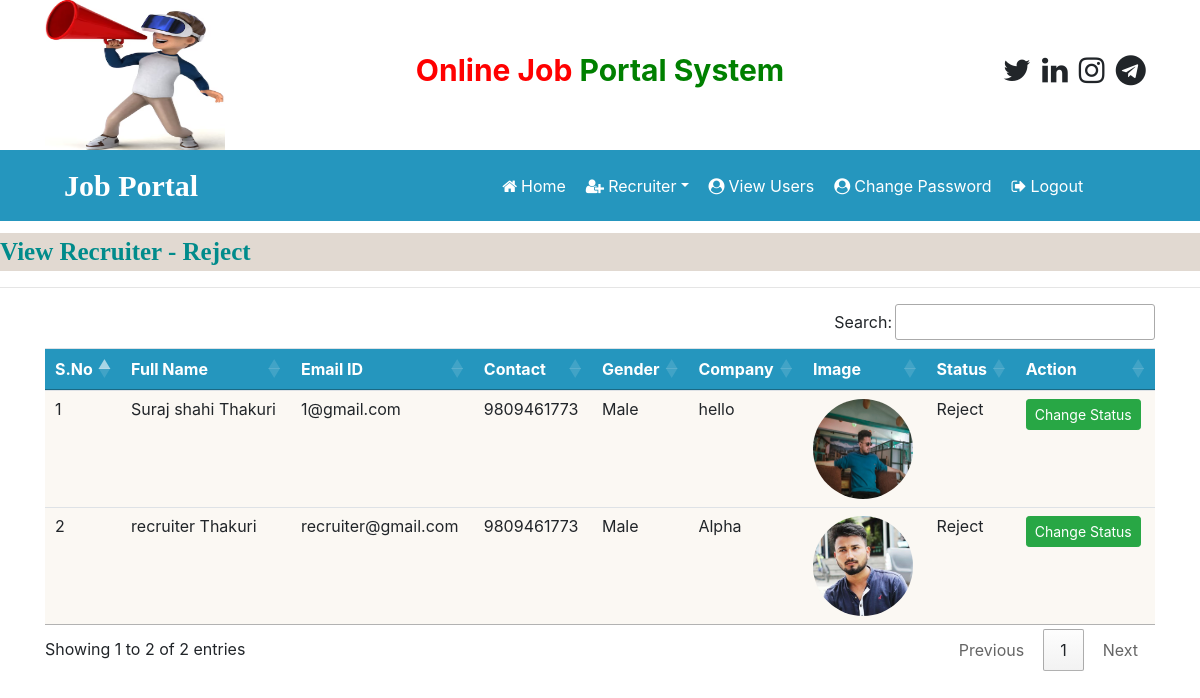
Page /recruiter_rejected (signed in) on the committed database.
### job/models.py (models this page shows, shortened)
class Recruiter(models.Model):
    user = models.ForeignKey(User, on_delete=models.CASCADE)
    mobile = models.CharField(max_length=15,null=True)
    image = models.FileField(null=True)
    gender = models.CharField(max_length=15,null=True)
    company = models.CharField(max_length=100,null=True)
    type = models.CharField(max_length=15,null=True)
    status = models.CharField(max_length=20,null=True)

### job/views.py (the view)
# urls.py: path('recruiter_rejected',recruiter_rejected,name="recruiter_rejected"),
def recruiter_rejected(request):
    if not request.user.is_authenticated:
        return redirect('admin_login')
    data = Recruiter.objects.filter(status='Reject')
    d ={'data':data}
    return render(request,'recruiter_rejected.html',d)

### job/templates/recruiter_rejected.html
{% load static %}
{% block body %}
{% include 'admin_navigation.html' %}
<marquee style="font-family: 'Monotype Corsiva'; font-size: 25px; color: darkcyan; background-color: #E1D9D1; font-weight:bold; margin-top: 1%">
    View Recruiter - Reject
</marquee>
<hr>
<div class="container">
<table  class="table table-hover" id="example">
    <thead>
    <tr style="background-color: #2596be; color:white">
        <th>S.No</th>
        <th>Full Name</th>
        <th>Email ID</th>
        <th>Contact</th>
        <th>Gender</th>
        <th>Company</th>
        <th>Image</th>
        <th>Status</th>
        <th>Action</th>
    </tr>
    </thead>
    <tbody>
        {% for i in data %}
        <tr style="background-color: #FBF8F3">
            <td>{{forloop.counter}}</td>
            <td>{{i.user.first_name}} {{i.user.last_name}}</td>
            <td>{{i.user.username}}</td>
            <td>{{i.mobile}}</td>
            <td>{{i.gender}}</td>
            <td>{{i.company}}</td>
            <td><img src="{{ i.image.url }}" style="width:100px; height:100px; border-radius:50%"></td>
            <td>{{i.status}}</td>
            <td><a href="{% url 'change_status' i.id %}" class="btn btn-success btn-sm" onclick="return confirm('Are you sure?')">Change Status</a></td>
        </tr>
        {% endfor %}
    </tbody>
</table>
</div>
{% endblock %}

### rows in the picture
Recruiter: user.first_name "Suraj shahi", user.last_name "Thakuri", user.username "1@gmail.com", mobile "9809461773", gender "Male", company "hello", image (picture), status "Reject"
Recruiter: user.first_name "recruiter", user.last_name "Thakuri", user.username "recruiter@gmail.com", mobile "9809461773", gender "Male", company "Alpha", image (picture), status "Reject"
